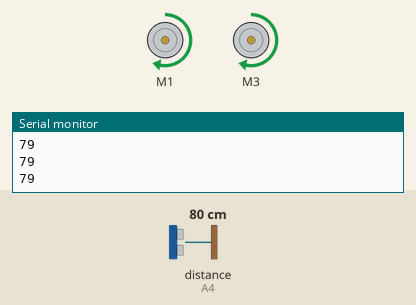
Simulated run of this sketch. Board: Arduino Uno, built with avr-gcc and run on an emulated ATmega328P. Parts: 2 × DC motor (green arrow = forward, orange = backward, longer = faster), the last lines printed to the serial monitor. Wiring (inferred from the names in the program): ultrasonic range finder: trigger A5; echo A4. The test bench sets the inputs (shaded band); at power-on: distance to the obstacle (sensor on A4) 80 cm. The echo pulse lasts 58.3 µs per cm.

Above: at 1.3 s.
1.4 s: distance to the obstacle (sensor on A4) set to 55 cm
2.9 s: distance to the obstacle (sensor on A4) set to 47 cm
At 3.9 s:
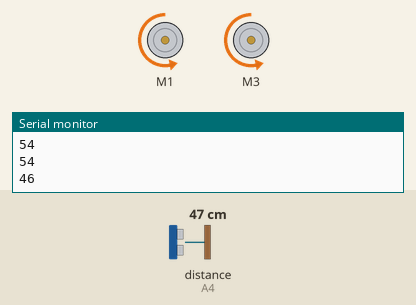
At 5.2 s:
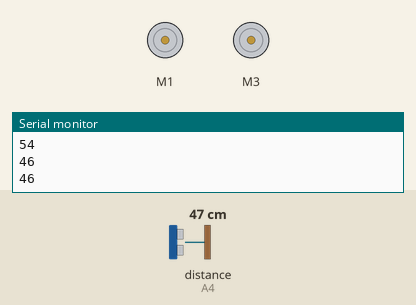
Timing chart, 0 to 11.9 s (numbered marks = the images above; inputs shaded):
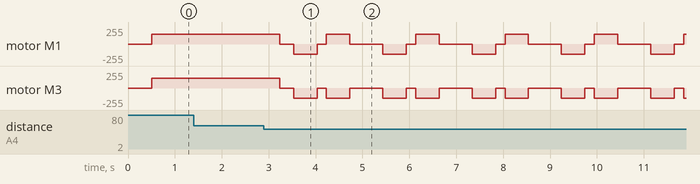

Measured:
- the behaviour switches between 51 and 50 cm on distance to the obstacle (sensor on A4) (found by bisection; images 0 and 1)
- after the input at 2.9 s, motor M1: forward 150/255 → stopped after 0.33 s, then repeats every 1.9 s: backward 150/255 0.50 s, stopped 0.20 s, forward 150/255 0.50 s, stopped 0.70 s; motor M3: forward 150/255 → stopped after 0.33 s, then repeats every 1.9 s: backward 150/255 0.50 s, stopped 0.20 s, backward 150/255 0.50 s, stopped 0.70 s

The sketch:

arduinoCar.ino
```cpp
#include <AFMotor.h>
#define trigPin A5
#define echoPin A4

AF_DCMotor motor1(1, MOTOR12_1KHZ);
AF_DCMotor motor2(3, MOTOR12_1KHZ);
int buzzer = 12;

void setup() {
  Serial.begin(115200);
  pinMode(trigPin, OUTPUT);
  pinMode(echoPin, INPUT);
  motor1.setSpeed(150); //speed motor 1-255
  motor2.setSpeed(150); //speed motor 1-255
}

void loop() {

  long duration, distance;
  digitalWrite(trigPin, LOW);
  delayMicroseconds(2);
  digitalWrite(trigPin, HIGH);
  delayMicroseconds(10);
  digitalWrite(trigPin, LOW);
  duration = pulseIn(echoPin, HIGH);
  distance = (duration / 2) / 29.1;
  Serial.println(distance);
  if (distance < 50) { // detecting obstacle
    digitalWrite(buzzer, HIGH);
    delay(200);
    digitalWrite(buzzer, LOW);
    motor1.run(RELEASE);
    motor2.run(RELEASE);
    delay(300);

    motor1.run(BACKWARD);
    motor2.run(BACKWARD);
    delay(500);

    motor1.run(RELEASE);
    motor2.run(RELEASE);
    delay(200);

    motor1.run(FORWARD);
    motor2.run(BACKWARD);
    delay(500);

    motor1.run(RELEASE);
    motor2.run(RELEASE);
    delay(200);
  }

  else {
    digitalWrite(buzzer, LOW);
    delay(500);
    motor1.run(FORWARD);
    motor2.run(FORWARD);
  }

}
```
